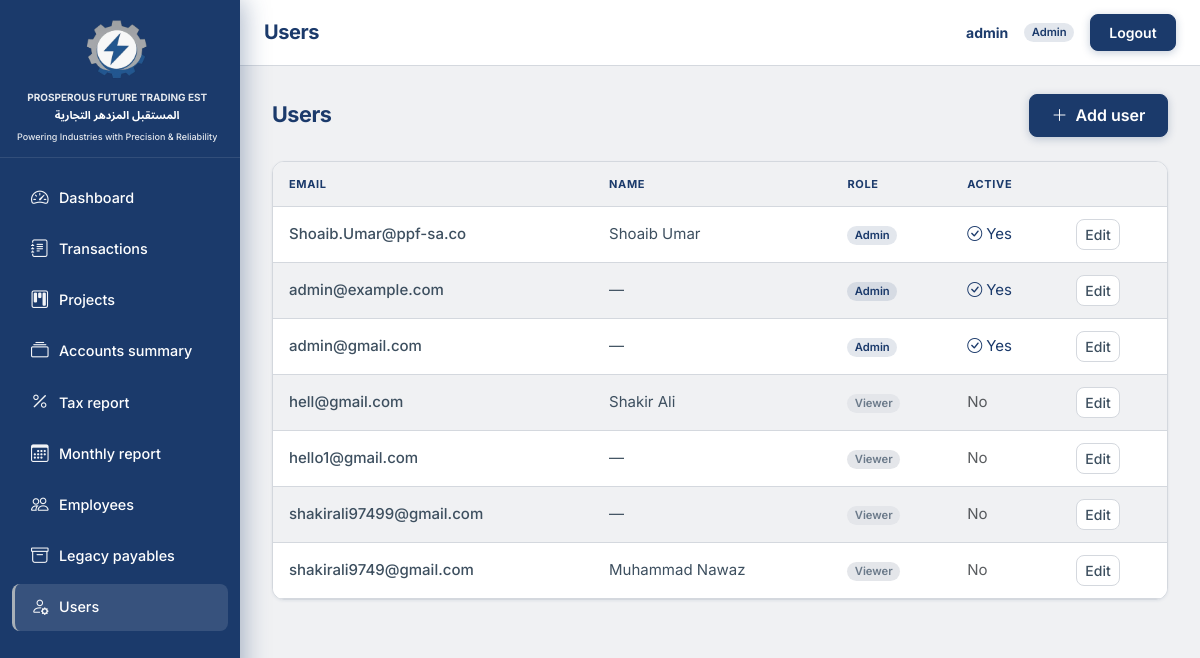
Screenshot of /accounts/users/ (signed in) with the database file from the repository.
### accounts/models.py (models this page shows, shortened)
class User(AbstractBaseUser, PermissionsMixin):
    email = models.EmailField(unique=True)
    full_name = models.CharField(max_length=255, blank=True)
    role = models.CharField(max_length=20, choices=Role.choices, default=Role.VIEWER)
    is_staff = models.BooleanField(default=False)
    is_active = models.BooleanField(default=True)
    date_joined = models.DateTimeField(default=timezone.now)
    objects = UserManager()
    USERNAME_FIELD = "email"
    REQUIRED_FIELDS = []
    class Meta:
        ordering = ["email"]
    @property
    def display_name(self):
        name = (self.full_name or "").strip()
        if name:
            return name
        return self.email.split("@")[0] if self.email else ""

### accounts/views.py (the view)
# urls.py: path("users/", views.UserListView.as_view(), name="user_list"),
class UserListView(AdminOnlyMixin, ListView):
    model = User
    template_name = "accounts/user_list.html"
    context_object_name = "users"
    def get_queryset(self):
        return (
            User.objects.only(
                "id", "email", "full_name", "role", "is_active", "date_joined"
            )
            .order_by("email")
        )

### TradingEST/context_processors.py (called while the page is built)
def brand(_request):
    return {
        "brand_name_ar": BRAND_NAME_AR,
        "brand_name_en": BRAND_NAME_EN,
        "brand_tagline": BRAND_TAGLINE,
    }

### accounts/mixins.py (called while the page is built)
    def dispatch(self, request, *args, **kwargs):
        if not request.user.is_authenticated:
            return HttpResponseRedirect(self.resolve_redirect(request))
        if getattr(request.user, "role", None) != Role.ADMIN:
            raise PermissionDenied("Admin only.")
        return super(SessionAuthenticatedMixin, self).dispatch(request, *args, **kwargs)

### templates/accounts/user_list.html (shortened to what this page needs)
{% extends "base.html" %}
{% block header_title %}Users{% endblock %}
{% block content %}
<div class="te-page-heading-row">
  <h1>Users</h1>
  <a class="btn te-btn-gradient" href="{% url 'accounts:user_add' %}"><i class="bi bi-plus-lg me-1"></i> Add user</a>
</div>
{% if users %}
<div class="te-table-card">
  <div class="table-responsive">
    <table class="table mb-0 align-middle">
      <thead><tr><th>Email</th><th>Name</th><th>Role</th><th>Active</th><th></th></tr></thead>
      <tbody>
        {% for u in users %}
        <tr>
          <td class="fw-medium">{{ u.email }}</td>
          <td>{{ u.full_name|default:"—" }}</td>
          <td>
            {% if u.role == 'admin' %}
            <span class="badge rounded-pill badge-role-admin">{{ u.get_role_display }}</span>
            {% elif u.role == 'accountant' %}
            <span class="badge rounded-pill badge-role-accountant">{{ u.get_role_display }}</span>
            {% else %}
            <span class="badge rounded-pill badge-role-viewer">{{ u.get_role_display }}</span>
            {% endif %}
          </td>
          <td>{% if u.is_active %}<span class="text-success"><i class="bi bi-check-circle me-1"></i>Yes</span>{% else %}<span class="text-muted">No</span>{% endif %}</td>
          <td><a class="btn btn-sm te-btn-secondary" href="{% url 'accounts:user_edit' u.pk %}">Edit</a></td>
        </tr>
        {% endfor %}
      </tbody>
    </table>
  </div>
</div>
{% else %}
<div class="te-page-card te-empty-state">
  <i class="bi bi-person-x" aria-hidden="true"></i>
  <p>No users yet.</p>
</div>
{% endif %}
{% endblock %}

### templates/base.html (shortened to what this page needs)
{% load static %}
<!DOCTYPE html>
<html lang="en">
<head>
  <link href="https://cdn.jsdelivr.net/npm/bootstrap@5.3.3/dist/css/bootstrap.min.css" rel="stylesheet"
>
  <link rel="stylesheet" href="https://cdn.jsdelivr.net/npm/bootstrap-icons@1.11.3/font/bootstrap-icons.min.css">
  <link rel="stylesheet" href="{% static 'css/app.css' %}">
</head>
<body class="te-app-body">
<div class="te-app-layout">
  <div class="te-app-main">
    <header class="te-topbar">
      <div class="te-topbar-desktop d-none d-md-flex w-100 align-items-center justify-content-between gap-3 min-w-0">
        <h1 class="te-topbar-title text-truncate mb-0 flex-grow-1 min-w-0">{% block header_title %}Dashboard{% endblock %}</h1>
        {% if user.is_authenticated %}
        <div class="te-topbar-actions flex-shrink-0">
          <span class="te-topbar-user d-none d-lg-inline">{{ user.display_name }}</span>
          {% if user.role == 'admin' %}
          <span class="badge rounded-pill badge-role-admin">{{ user.get_role_display }}</span>
          {% elif user.role == 'accountant' %}
          <span class="badge rounded-pill badge-role-accountant">{{ user.get_role_display }}</span>
          {% else %}
          <span class="badge rounded-pill badge-role-viewer">{{ user.get_role_display }}</span>
          {% endif %}
          <form action="{% url 'accounts:logout' %}" method="post" class="d-inline mb-0">
            <button type="submit" class="btn btn-sm te-btn-logout">Logout</button>
          </form>
        </div>
        {% endif %}
      </div>
    </header>
    <div class="te-content-wrap">
      {% block content %}{% endblock %}
    </div>
  </div>
  <aside id="teSidebar" class="te-sidebar" aria-label="Main navigation">
    <div class="te-sidebar-head">
      <div class="te-sidebar-logo">
        {% include "partials/sidebar_brand.html" %}
      </div>
    </div>
    <div class="te-sidebar-nav">
      {% include "partials/sidebar_nav.html" %}
    </div>
  </aside>
</div>
</body>
</html>

### templates/partials/sidebar_brand.html
{% load static %}
<a href="{% url 'reports:dashboard' %}" class="te-sidebar-brand">
  <img
    src="{% static 'img/logo.png' %}"
    alt="{{ brand_name_en }}"
    class="te-sidebar-brand__logo"
    width="64"
    height="64"
    decoding="async"
  >
  <div class="te-sidebar-brand__text">
    <span class="te-sidebar-brand__en">{{ brand_name_en }}</span>
    <span class="te-sidebar-brand__ar" dir="rtl" lang="ar">{{ brand_name_ar }}</span>
    <span class="te-sidebar-brand__tagline">{{ brand_tagline }}</span>
  </div>
</a>

### templates/partials/sidebar_nav.html
{% with ns=request.resolver_match.namespace n=request.resolver_match.url_name %}
<nav class="nav flex-column te-sidebar-nav-inner">
  <a class="nav-link {% if ns == 'reports' and n == 'dashboard' %}active{% endif %}" href="{% url 'reports:dashboard' %}" title="Dashboard">
    <i class="bi bi-speedometer2" aria-hidden="true"></i>
    <span class="te-nav-label">Dashboard</span>
  </a>
  <a class="nav-link {% if ns == 'transactions' and n != 'legacy_list' and n != 'legacy_add' and n != 'legacy_edit' and n != 'legacy_delete' %}active{% endif %}" href="{% url 'transactions:list' %}" title="Transactions">
    <i class="bi bi-journal-text" aria-hidden="true"></i>
    <span class="te-nav-label">Transactions</span>
  </a>
  <a class="nav-link {% if ns == 'projects' %}active{% endif %}" href="{% url 'projects:list' %}" title="Projects">
    <i class="bi bi-kanban" aria-hidden="true"></i>
    <span class="te-nav-label">Projects</span>
  </a>
  {% if user.role == 'accountant' or user.role == 'admin' %}
  <a class="nav-link {% if ns == 'reports' and n == 'accounts_summary' %}active{% endif %}" href="{% url 'reports:accounts_summary' %}" title="Accounts summary">
    <i class="bi bi-collection" aria-hidden="true"></i>
    <span class="te-nav-label">Accounts summary</span>
  </a>
  <a class="nav-link {% if ns == 'reports' and n == 'tax_report' %}active{% endif %}" href="{% url 'reports:tax_report' %}" title="Tax report">
    <i class="bi bi-percent" aria-hidden="true"></i>
    <span class="te-nav-label">Tax report</span>
  </a>
  <a class="nav-link {% if ns == 'reports' and n == 'monthly_report' %}active{% endif %}" href="{% url 'reports:monthly_report' %}" title="Monthly report">
    <i class="bi bi-calendar3" aria-hidden="true"></i>
    <span class="te-nav-label">Monthly report</span>
  </a>
  <a class="nav-link {% if ns == 'employees' %}active{% endif %}" href="{% url 'employees:list' %}" title="Employees">
    <i class="bi bi-people" aria-hidden="true"></i>
    <span class="te-nav-label">Employees</span>
  </a>
  <a class="nav-link {% if n == 'legacy_list' or n == 'legacy_add' or n == 'legacy_edit' or n == 'legacy_delete' %}active{% endif %}" href="{% url 'transactions:legacy_list' %}" title="Legacy payables">
    <i class="bi bi-archive" aria-hidden="true"></i>
    <span class="te-nav-label">Legacy payables</span>
  </a>
  {% endif %}
  {% if user.role == 'admin' %}
  <a class="nav-link {% if ns == 'accounts' and n == 'user_list' or ns == 'accounts' and n == 'user_add' or ns == 'accounts' and n == 'user_edit' %}active{% endif %}" href="{% url 'accounts:user_list' %}" title="Users">
    <i class="bi bi-person-gear" aria-hidden="true"></i>
    <span class="te-nav-label">Users</span>
  </a>
  {% endif %}
</nav>
{% endwith %}

### rows the page displays
User: display_name "admin", role "Admin", email "admin@example.com", full_name "—", is_active True (drawn)
User: email "Shoaib.Umar@ppf-sa.co", full_name "Shoaib Umar", role "Admin", is_active True (drawn)
User: email "admin@gmail.com", full_name "—", role "Admin", is_active True (drawn)
User: email "hell@gmail.com", full_name "Shakir Ali", role "Viewer", is_active "No"
User: email "hello1@gmail.com", full_name "—", role "Viewer", is_active "No"
User: email "shakirali97499@gmail.com", full_name "—", role "Viewer", is_active "No"
User: email "shakirali9749@gmail.com", full_name "Muhammad Nawaz", role "Viewer", is_active "No"

### other values shown
{{ brand_name_en }} "PROSPEROUS FUTURE TRADING EST"
{{ brand_name_ar }} "المستقبل المزدهر التجارية"
{{ brand_tagline }} "Powering Industries with Precision & Reliability"
